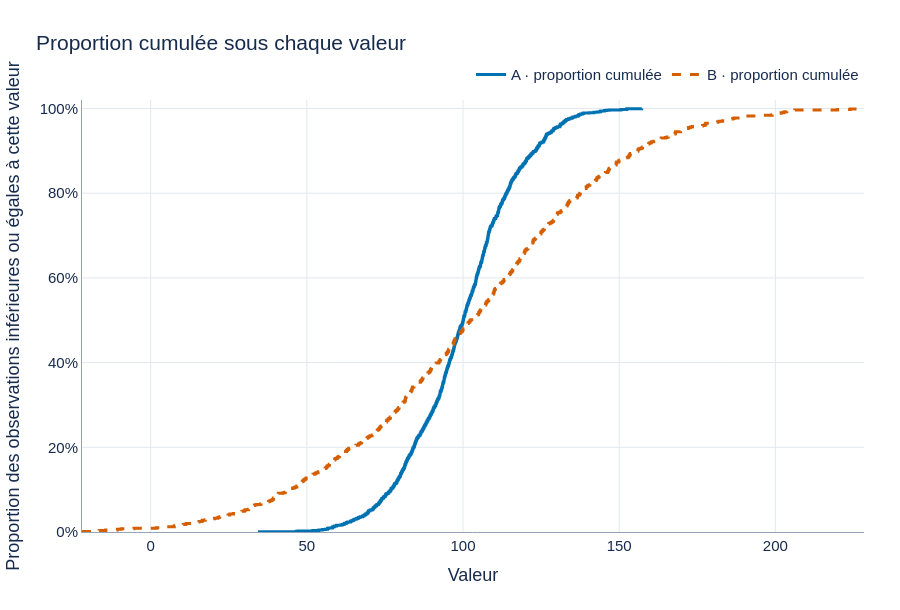

Notebook code cell kept with this figure:
### Markdown cell above
### Lire une proportion cumulée

La fonction de répartition empirique (ECDF) donne, pour chaque valeur x, la
proportion d'observations inférieures ou égales à x. À une même valeur, la
courbe la plus haute indique le groupe qui a déjà accumulé la plus grande part
de ses observations.

### Code cell
plot_ecdf(model).show()

### Figure 1 — Plotly figure (JSON) as saved in the notebook; plotly's stock layout.template omitted (floating-point values rounded to 4 significant figures; data arrays with more than 128 entries replaced by an {"elided": "..."} marker saying what was removed)
{"data": [{"hovertemplate": "Groupe A<br>valeur=%{x:.2f}<br>proportion cumulée=%{y:.1%}<extra></extra>", "line": {"color": "#0072B2", "dash": "solid", "shape": "hv", "width": 3}, "mode": "lines", "name": "A · proportion cumulée", "type": "scatter", "x": {"elided": "1200 float values"}, "y": {"elided": "1200 float values"}}, {"hovertemplate": "Groupe B<br>valeur=%{x:.2f}<br>proportion cumulée=%{y:.1%}<extra></extra>", "line": {"color": "#D55E00", "dash": "dash", "shape": "hv", "width": 3}, "mode": "lines", "name": "B · proportion cumulée", "type": "scatter", "x": {"elided": "800 float values"}, "y": {"elided": "800 float values"}}], "layout": {"font": {"color": "#172B4D", "family": "Aptos, Arial, sans-serif", "size": 15}, "height": 610, "hoverlabel": {"font": {"size": 14}}, "hovermode": "x unified", "legend": {"orientation": "h", "title": {"text": ""}, "x": 1, "xanchor": "right", "y": 1.02, "yanchor": "bottom"}, "margin": {"b": 78, "l": 78, "r": 36, "t": 100}, "title": {"text": "Proportion cumulée sous chaque valeur", "x": 0.04, "xanchor": "left"}, "xaxis": {"gridcolor": "#E2E8F0", "linecolor": "#94A3B8", "showline": true, "title": {"text": "Valeur"}, "zeroline": false}, "yaxis": {"gridcolor": "#E2E8F0", "linecolor": "#94A3B8", "range": [0, 1.02], "rangemode": "tozero", "showline": true, "tickformat": ".0%", "title": {"text": "Proportion des observations inférieures ou égales à cette valeur"}, "zeroline": false}}}
